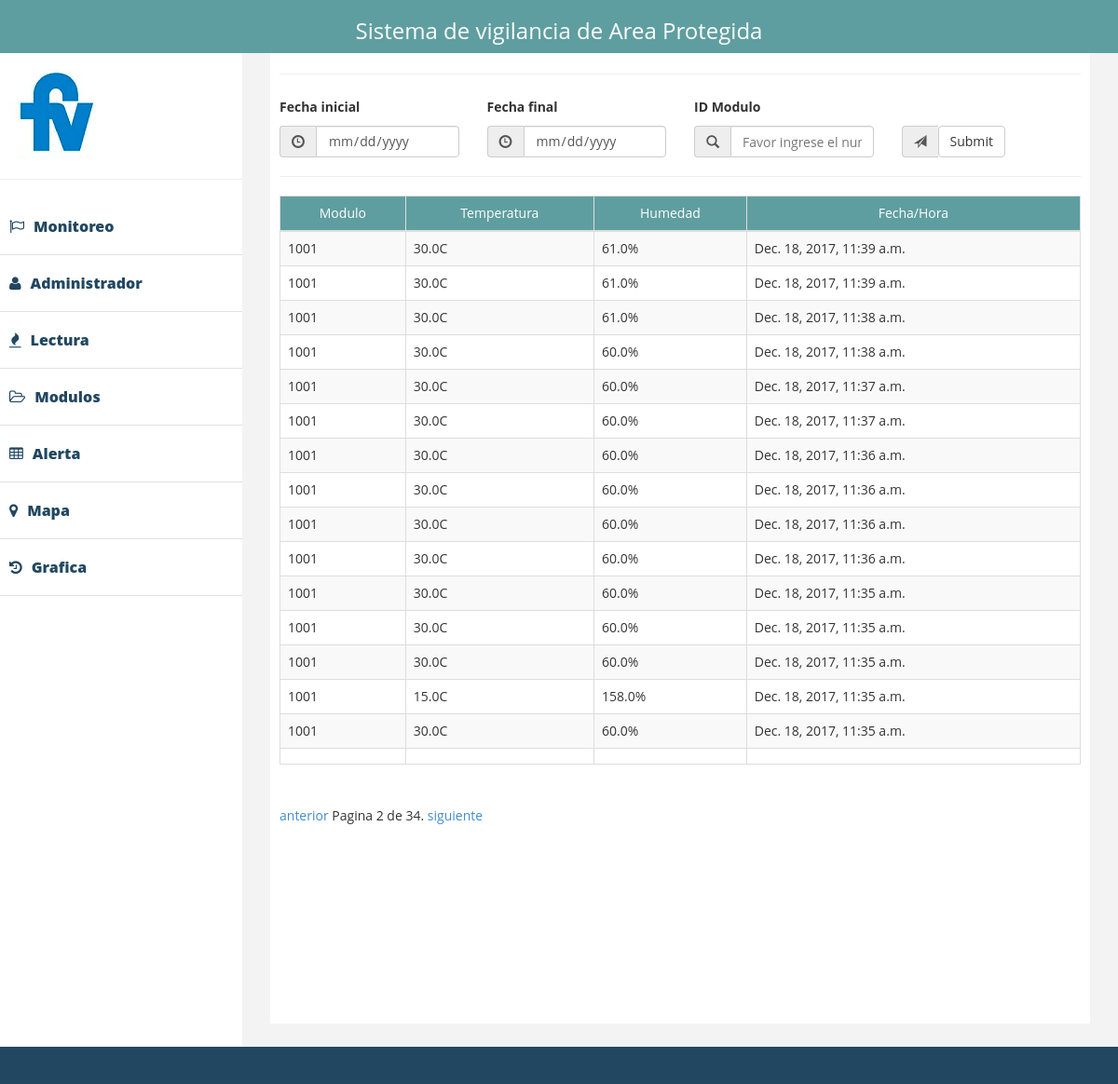
The page /interface/lectura/?page=2 on the database as committed earlier.
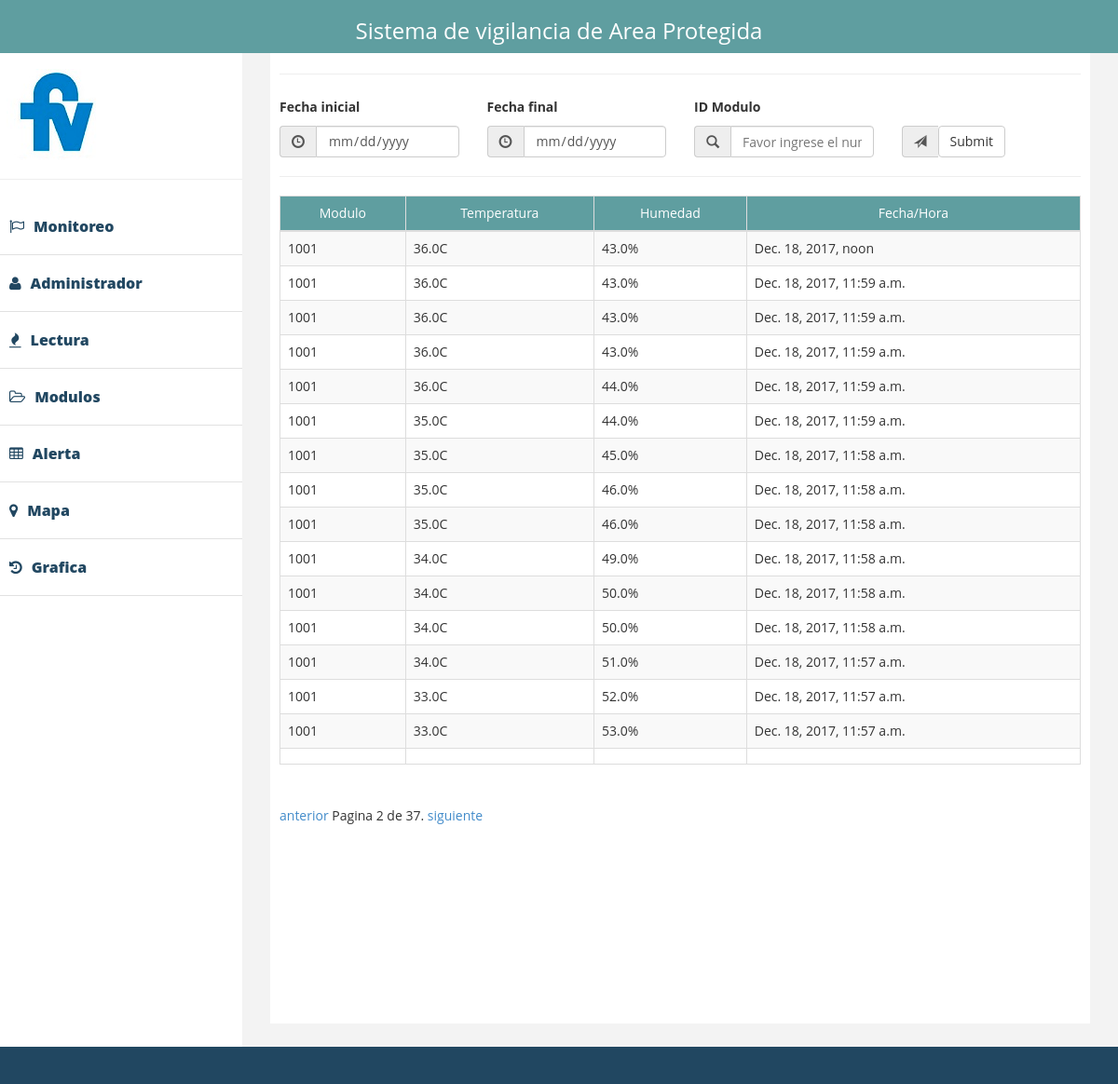
The same page on the database as committed later.
### interface/models.py (models this page shows)
class LecturaTempHume(models.Model):
    temperatura     = models.FloatField(blank=True, null=True)
    humedad         = models.FloatField(blank=True, null=True)
    tiempo       = models.DateTimeField(auto_now=True, )
    modulo = models.CharField(max_length=8)

### interface/views.py (the view)
def lectura(request):
    context = querrys(request, LecturaTempHume)
    return render(request, 'lecture.html', context)

### templates/lecture.html (shortened to what this page needs)
{% extends 'index.html' %}
{% block table %}
    <thead id="head-th">
    <hr/>
    <tr>
        <td>Modulo</td>
        <td>Temperatura</td>
        <td>Humedad</td>
        <td>Fecha/Hora</td>
    </tr>
    </thead>
    <tbody>
    {% for ob in Object_list %}
        <tr>
            <td>{{ ob.modulo }} </td>
            <td>{{ ob.temperatura }}C</td>
            <td>{{ ob.humedad }}%</td>
            <td>{{ ob.tiempo }}</td>
        </tr>
    {% endfor %}
            <td>{{ ob.modulo }}</td>
            <td>{{ ob.temperatura }}</td>
            <td>{{ ob.humedad }}</td>
            <td>{{ ob.tiempo }}</td>
    </tbody>
{% endblock %}

Rows that differ between the two databases and show on the page:
no longer on this page (row unchanged): LecturaTempHume: modulo "1001", temperatura "30.0", humedad "61.0", tiempo "Dec. 18, 2017, 11:39 a.m."
no longer on this page (row unchanged): LecturaTempHume: modulo "1001", temperatura "30.0", humedad "61.0", tiempo "Dec. 18, 2017, 11:39 a.m."
no longer on this page (row unchanged): LecturaTempHume: modulo "1001", temperatura "30.0", humedad "61.0", tiempo "Dec. 18, 2017, 11:38 a.m."
no longer on this page (row unchanged): LecturaTempHume: modulo "1001", temperatura "30.0", humedad "60.0", tiempo "Dec. 18, 2017, 11:38 a.m."
no longer on this page (row unchanged): LecturaTempHume: modulo "1001", temperatura "30.0", humedad "60.0", tiempo "Dec. 18, 2017, 11:37 a.m."
no longer on this page (row unchanged): LecturaTempHume: modulo "1001", temperatura "30.0", humedad "60.0", tiempo "Dec. 18, 2017, 11:37 a.m."
no longer on this page (row unchanged): LecturaTempHume: modulo "1001", temperatura "30.0", humedad "60.0", tiempo "Dec. 18, 2017, 11:36 a.m."
no longer on this page (row unchanged): LecturaTempHume: modulo "1001", temperatura "30.0", humedad "60.0", tiempo "Dec. 18, 2017, 11:36 a.m."
no longer on this page (row unchanged): LecturaTempHume: modulo "1001", temperatura "30.0", humedad "60.0", tiempo "Dec. 18, 2017, 11:36 a.m."
no longer on this page (row unchanged): LecturaTempHume: modulo "1001", temperatura "30.0", humedad "60.0", tiempo "Dec. 18, 2017, 11:36 a.m."
no longer on this page (row unchanged): LecturaTempHume: modulo "1001", temperatura "30.0", humedad "60.0", tiempo "Dec. 18, 2017, 11:35 a.m."
no longer on this page (row unchanged): LecturaTempHume: modulo "1001", temperatura "30.0", humedad "60.0", tiempo "Dec. 18, 2017, 11:35 a.m."
no longer on this page (row unchanged): LecturaTempHume: modulo "1001", temperatura "30.0", humedad "60.0", tiempo "Dec. 18, 2017, 11:35 a.m."
no longer on this page (row unchanged): LecturaTempHume: modulo "1001", temperatura "15.0", humedad "158.0", tiempo "Dec. 18, 2017, 11:35 a.m."
no longer on this page (row unchanged): LecturaTempHume: modulo "1001", temperatura "30.0", humedad "60.0", tiempo "Dec. 18, 2017, 11:35 a.m."
added LecturaTempHume: modulo "1001", temperatura "36.0", humedad "43.0", tiempo "Dec. 18, 2017, noon"
added LecturaTempHume: modulo "1001", temperatura "36.0", humedad "43.0", tiempo "Dec. 18, 2017, 11:59 a.m."
added LecturaTempHume: modulo "1001", temperatura "36.0", humedad "43.0", tiempo "Dec. 18, 2017, 11:59 a.m."
added LecturaTempHume: modulo "1001", temperatura "36.0", humedad "43.0", tiempo "Dec. 18, 2017, 11:59 a.m."
added LecturaTempHume: modulo "1001", temperatura "36.0", humedad "44.0", tiempo "Dec. 18, 2017, 11:59 a.m."
added LecturaTempHume: modulo "1001", temperatura "35.0", humedad "44.0", tiempo "Dec. 18, 2017, 11:59 a.m."
added LecturaTempHume: modulo "1001", temperatura "35.0", humedad "45.0", tiempo "Dec. 18, 2017, 11:58 a.m."
added LecturaTempHume: modulo "1001", temperatura "35.0", humedad "46.0", tiempo "Dec. 18, 2017, 11:58 a.m."
added LecturaTempHume: modulo "1001", temperatura "35.0", humedad "46.0", tiempo "Dec. 18, 2017, 11:58 a.m."
added LecturaTempHume: modulo "1001", temperatura "34.0", humedad "49.0", tiempo "Dec. 18, 2017, 11:58 a.m."
added LecturaTempHume: modulo "1001", temperatura "34.0", humedad "50.0", tiempo "Dec. 18, 2017, 11:58 a.m."
added LecturaTempHume: modulo "1001", temperatura "34.0", humedad "50.0", tiempo "Dec. 18, 2017, 11:58 a.m."
added LecturaTempHume: modulo "1001", temperatura "34.0", humedad "51.0", tiempo "Dec. 18, 2017, 11:57 a.m."
added LecturaTempHume: modulo "1001", temperatura "33.0", humedad "52.0", tiempo "Dec. 18, 2017, 11:57 a.m."
added LecturaTempHume: modulo "1001", temperatura "33.0", humedad "53.0", tiempo "Dec. 18, 2017, 11:57 a.m."
Other text that changed with them:
{{ Object_list.paginator.num_pages }}: "34" → "37"
